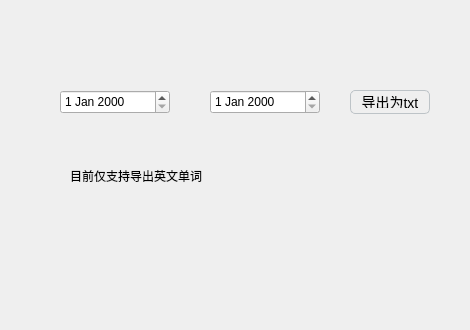
<?xml version="1.0" encoding="UTF-8"?>
<ui version="4.0">
 <class>Page4</class>
 <widget class="QWidget" name="Page4">
  <property name="geometry">
   <rect>
    <x>0</x>
    <y>0</y>
    <width>470</width>
    <height>330</height>
   </rect>
  </property>
  <property name="windowTitle">
   <string>Form</string>
  </property>
  <widget class="QDateEdit" name="dateStart">
   <property name="geometry">
    <rect>
     <x>60</x>
     <y>90</y>
     <width>110</width>
     <height>24</height>
    </rect>
   </property>
  </widget>
  <widget class="QDateEdit" name="dateEnd">
   <property name="geometry">
    <rect>
     <x>210</x>
     <y>90</y>
     <width>110</width>
     <height>24</height>
    </rect>
   </property>
  </widget>
  <widget class="QPushButton" name="download">
   <property name="geometry">
    <rect>
     <x>350</x>
     <y>90</y>
     <width>80</width>
     <height>24</height>
    </rect>
   </property>
   <property name="styleSheet">
    <string notr="true">QPushButton {
  background-color: qlineargradient(x1:0, y1:0, x2:0, y2:1,
                                    stop:0 #f6f7fa, stop:1 #dadbde);
  border: 1px solid #bdc3c7;
  border-radius: 5px;
  padding: 5px;
  font-size: 14px;
  text-align: center;
}

QPushButton:hover {
  background-color: qlineargradient(x1:0, y1:0, x2:0, y2:1,
                                    stop:0 #e0e0e0, stop:1 #cecece);
}

QPushButton:pressed {
  background-color: qlineargradient(x1:0, y1:0, x2:0, y2:1,
                                    stop:0 #dadbde, stop:1 #f6f7fa);
  padding-left: 5px;
  padding-top: 5px;
}

QPushButton:disabled {
  background-color: #f6f7fa;
  border: 1px solid #bdc3c7;
  color: #bdc3c7;
}
</string>
   </property>
   <property name="text">
    <string>导出为txt</string>
   </property>
  </widget>
  <widget class="QLabel" name="href1">
   <property name="geometry">
    <rect>
     <x>70</x>
     <y>200</y>
     <width>61</width>
     <height>31</height>
    </rect>
   </property>
   <property name="styleSheet">
    <string notr="true"/>
   </property>
   <property name="text">
    <string/>
   </property>
  </widget>
  <widget class="QLabel" name="href2">
   <property name="geometry">
    <rect>
     <x>140</x>
     <y>200</y>
     <width>61</width>
     <height>31</height>
    </rect>
   </property>
   <property name="styleSheet">
    <string notr="true"/>
   </property>
   <property name="text">
    <string/>
   </property>
  </widget>
  <widget class="QLabel" name="label">
   <property name="geometry">
    <rect>
     <x>70</x>
     <y>160</y>
     <width>141</width>
     <height>31</height>
    </rect>
   </property>
   <property name="text">
    <string>目前仅支持导出英文单词</string>
   </property>
  </widget>
 </widget>
 <resources/>
 <connections/>
</ui>
